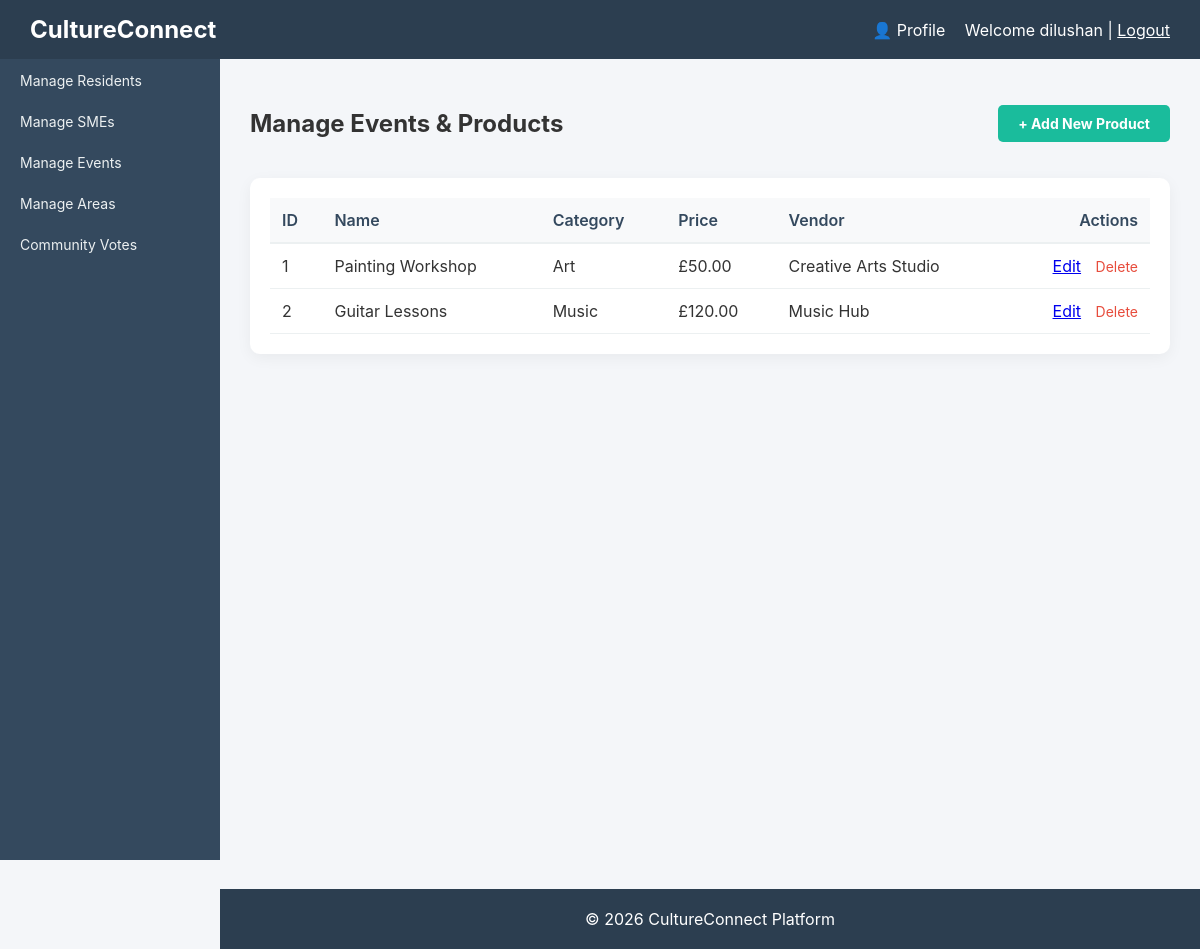
The app's page /events (signed in), older data.
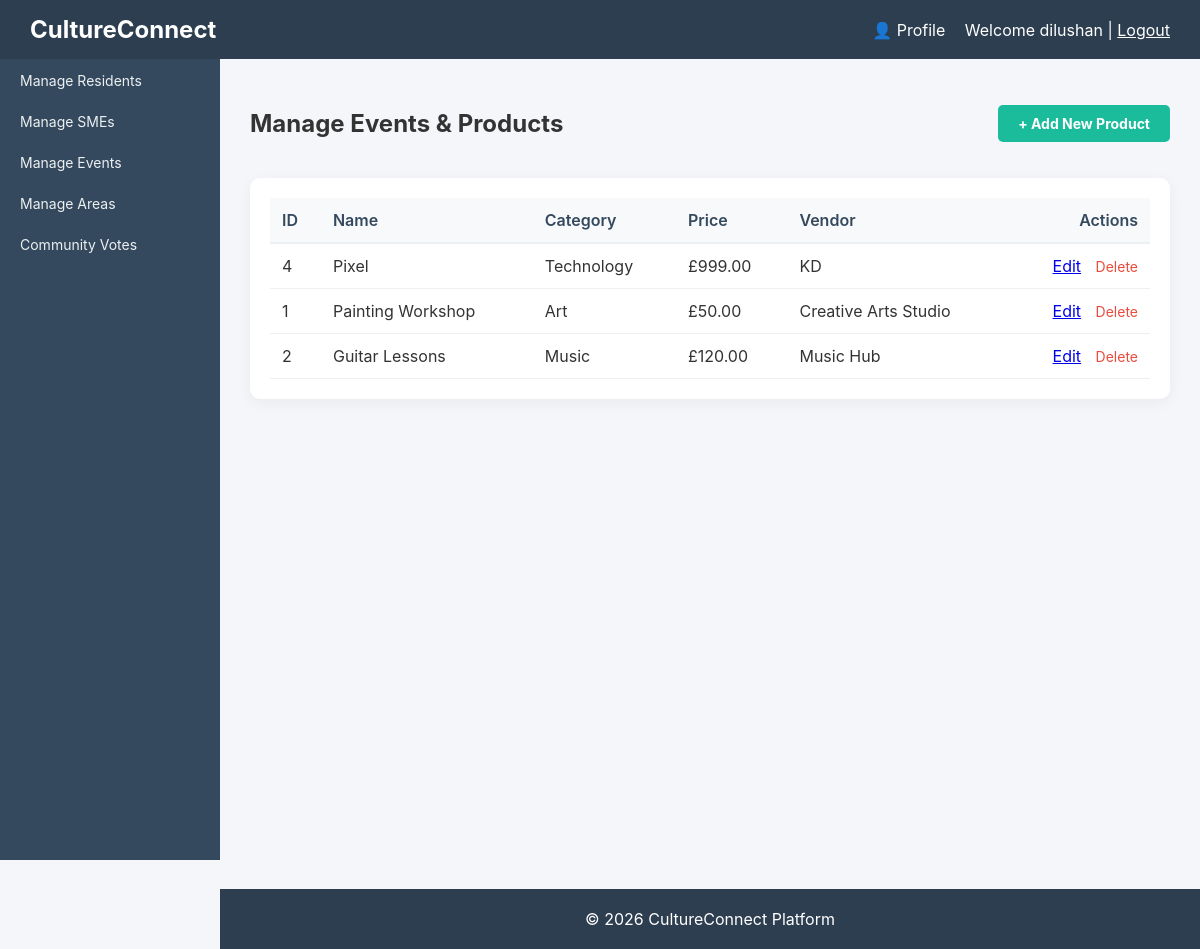
The same page, newer data.
### tables this page shows
CREATE TABLE `products` (
  `id` int(11) NOT NULL,
  `sme_id` int(11) DEFAULT NULL,
  `name` varchar(150) DEFAULT NULL,
  `description` text DEFAULT NULL,
  `category` varchar(100) DEFAULT NULL,
  `price_category` enum('Affordable','Moderate','Premium') DEFAULT NULL,
  `price` decimal(10,2) DEFAULT NULL,
  `availability` tinyint(1) DEFAULT 1,
  `created_at` timestamp NOT NULL DEFAULT current_timestamp()
);

CREATE TABLE `smes` (
  `id` int(11) NOT NULL,
  `business_name` varchar(150) DEFAULT NULL,
  `contact_email` varchar(100) DEFAULT NULL,
  `phone` varchar(20) DEFAULT NULL,
  `portfolio_link` varchar(255) DEFAULT NULL,
  `created_at` timestamp NOT NULL DEFAULT current_timestamp()
);

### controllers/ProductController.php (called while the page is built, shortened)
<?php
require_once $_SERVER['DOCUMENT_ROOT'] . '/cultureconnect/models/Product.php';
class ProductController {
    public function list() {
        $productModel = new Product();
        $sme_id = ($_SESSION['role'] === 'sme') ? $_SESSION['sme_id'] : null;
        $stmt = $productModel->readAll($sme_id);
        $products = [];
        while ($row = $stmt->fetch(PDO::FETCH_ASSOC)) {
            $products[] = $row;
        }
        require $_SERVER['DOCUMENT_ROOT'] . '/cultureconnect/views/admin/events.php';
    }
}
?>

### index.php (called while the page is built)
<?php
    require_once 'router.php';
?>

### models/Product.php (called while the page is built, shortened)
<?php
require_once $_SERVER['DOCUMENT_ROOT'] . '/cultureconnect/config/database.php';
class Product {
    private $conn;
    private $table_name = "products";
    public function __construct() {
        $database = new Database();
        $this->conn = $database->getConnection();
    }
    public function readAll($sme_id = null) {
        $query = "SELECT p.*, s.business_name FROM " . $this->table_name . " p
                  LEFT JOIN smes s ON p.sme_id = s.id";
        $query .= " ORDER BY p.created_at DESC";
        $stmt = $this->conn->prepare($query);
        $stmt->execute();
        return $stmt;
    }
}
?>

### config/database.php (called while the page is built, shortened)
<?php
class Database {
    private $host = "localhost";
    private $db_name = "cultureconnect";
    private $username = "root";
    private $password = "";
    public function getConnection() {
        $this->conn = null;
        try {
            $this->conn = new PDO(
                "mysql:host=" . $this->host . ";dbname=" . $this->db_name,
                $this->username,
                $this->password
            );
            $this->conn->setAttribute(PDO::ATTR_ERRMODE, PDO::ERRMODE_EXCEPTION);
        } catch(PDOException $exception) {
            echo "Connection error: " . $exception->getMessage();
        }
        return $this->conn;
    }
}

### views/admin/events.php (the view)
<?php include($_SERVER['DOCUMENT_ROOT'] . '/cultureconnect/views/layouts/header.php'); ?>
<div class="content">
    <div class="flex-between mb-20">
        <h2>Manage Events & Products</h2>
        <a href="/cultureconnect/products/add" class="btn btn-success">+ Add New Product</a>
    </div>
    <div class="activity">
        <table>
            <thead>
                <tr>
                    <th>ID</th>
                    <th>Name</th>
                    <th>Category</th>
                    <th>Price</th>
                    <th>Vendor</th>
                    <th class="text-right">Actions</th>
                </tr>
            </thead>
            <tbody>
                <?php if(count($products) > 0): ?>
                    <?php foreach($products as $p): ?>
                        <tr>
                            <td><?php echo htmlspecialchars($p['id']); ?></td>
                            <td><?php echo htmlspecialchars($p['name']); ?></td>
                            <td><?php echo htmlspecialchars($p['category']); ?></td>
                            <td>£<?php echo htmlspecialchars(number_format($p['price'], 2)); ?></td>
                            <td><?php echo htmlspecialchars($p['business_name'] ?? 'Vendor'); ?></td>
                            <td class="text-right">
                                <a href="/cultureconnect/products/edit?id=<?php echo htmlspecialchars($p['id']); ?>" class="btn-link mr-10">Edit</a>
                                <a href="/cultureconnect/products/delete?id=<?php echo htmlspecialchars($p['id']); ?>" class="btn-link-danger" onclick="return confirm('Are you sure you want to delete this product?');">Delete</a>
                            </td>
                        </tr>
                    <?php endforeach; ?>
                <?php else: ?>
                    <tr>
                        <td colspan="6" class="text-center text-muted">No products found.</td>
                    </tr>
                <?php endif; ?>
            </tbody>
        </table>
    </div>
</div>
<?php include($_SERVER['DOCUMENT_ROOT'] . '/cultureconnect/views/layouts/footer.php'); ?>

Row changes from the older to the newer data that the page shows:
added products: id "4", name "Pixel", category "Technology", price "999.00", sme.business_name "KD"
